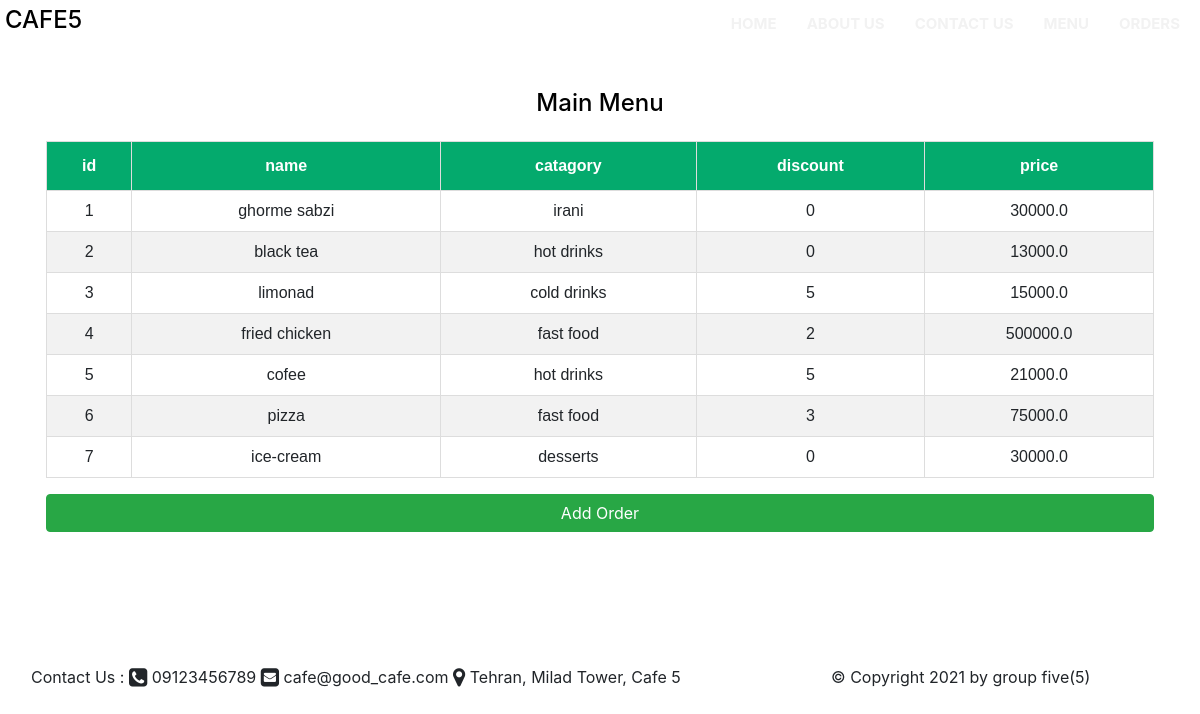
The app's page /landing/menu/ with its own data.
### landing/models.py (models this page shows, shortened)
class MenuItem(models.Model):
    name_en = models.CharField(max_length=30, verbose_name=_('menu item name in english'),
                               help_text=_('enter menu item name'), null=False, blank=False)
    name_fa = models.CharField(max_length=30, verbose_name=_('menu item name in farsi'),
                               help_text=_('enter menu item name'), null=False, blank=False)
    category_id = models.ForeignKey(Category, on_delete=models.CASCADE, verbose_name=_('menu item category'),
                                    help_text=_('define category'), null=False, blank=False)
    discount = models.IntegerField(verbose_name=_('discount'), help_text=_('enter item discount(%)'), null=True,
                                   blank=True, default=0)
    price = models.FloatField(verbose_name=_('price'), help_text=_('enter item price'), null=False, blank=False)
    image = models.FileField(verbose_name=_('item image'), help_text=_('upload image of item'), null=True, blank=True,
                             upload_to='media/landing/menu_items/images/')
    create_timestamp = models.DateTimeField(verbose_name=_('time of adding item'),
                                            help_text=_('time of creation of item'),
                                            auto_now_add=True, null=False, blank=False)
    modify_timestamp = models.DateTimeField(verbose_name=_('time of update item'), help_text=_('time of modify of item')
                                            , auto_now=True, null=False, blank=False)

class Category(models.Model):
    name_en = models.CharField(max_length=20, verbose_name=_('english category'), help_text=_('enter category'),
                               null=True, blank=True)
    name_fa = models.CharField(max_length=20, verbose_name=_('farsi category'), help_text=_('enter category'),
                               null=True, blank=True)

### landing/views.py (the view)
# urls.py: path('menu/', MenuItemView.as_view(), name='menu_items'),
class MenuItemView(generic.ListView):
    template_name = 'landing/menu_list.html'
    model = MenuItem
    context_object_name = 'all_menu_items'

### templates/landing/menu_list.html (shortened to what this page needs)
{% extends "landing/cafe_base.html" %}
{% load static %}
{% block css %}
    <link href="{% static "landing/menu_list.css" %}" rel="stylesheet">
{% endblock %}
{% block content %}
    <div class="container-fluid text-center" style="min-height:75vh ">
        <div class="row pt-3">
            <div class="col pt-lg-4 m-auto">
                <h4>Main Menu</h4>
            </div>
        </div>
        <div class="row p-lg-3 m-auto">
            <div class="col">
                <table class="table table-bordered" id=customers>
                    <thead>
                    <tr>
                        <th class="text-center">id</th>
                        <th class="text-center">name</th>
                        <th class="text-center">catagory</th>
                        <th class="text-center">discount</th>
                        <th class="text-center">price</th>
                    </tr>
                    </thead>
                    <tbody>
                    {% for item in all_menu_items %}
                        <tr>
                            <td>{{ item.id }}</td>
                            <td>{{ item.name_en }}</td>
                            <td>{{ item.category_id.name_en }}</td>
                            <td>{{ item.discount }}</td>
                            <td>{{ item.price }}</td>
                        </tr>
                    {% endfor %}
                    </tbody>
                </table>
            <a href="{% url 'landing:add_order' %}" style="position: relative"><button class="btn btn-success btn-block">Add Order</button></a>
            </div>
        </div>
    </div>
{% endblock %}

### static/landing/css/cafe_base.css (style rules this page uses)
* { margin: 0; padding: 0; }
body { font-family: Arial, Helvetica, sans-serif; min-height: 80vh ; }
h4 { color: black; font-size: 1rem; padding-left: 0px; }

### static/landing/css/menu_list.css (style rules this page uses)
table, th, td { border: 1px solid black; }
th, td { padding: 15px; }
#customers { font-family: Arial, Helvetica, sans-serif; border-collapse: collapse; }
#customers td, #customers th { border: 1px solid #ddd; padding: 8px; }
#customers tr:nth-child(even) { background-color: #f2f2f2; }
#customers th { padding-top: 12px; padding-bottom: 12px; text-align: left; background-color: #04AA6D; color: white; }

### records on screen
MenuItem: id "1", name_en "ghorme sabzi", category_id.name_en "irani", discount "0", price "30000.0"
MenuItem: id "2", name_en "black tea", category_id.name_en "hot drinks", discount "0", price "13000.0"
MenuItem: id "3", name_en "limonad", category_id.name_en "cold drinks", discount "5", price "15000.0"
MenuItem: id "4", name_en "fried chicken", category_id.name_en "fast food", discount "2", price "500000.0"
MenuItem: id "5", name_en "cofee", category_id.name_en "hot drinks", discount "5", price "21000.0"
MenuItem: id "6", name_en "pizza", category_id.name_en "fast food", discount "3", price "75000.0"
MenuItem: id "7", name_en "ice-cream", category_id.name_en "desserts", discount "0", price "30000.0"
